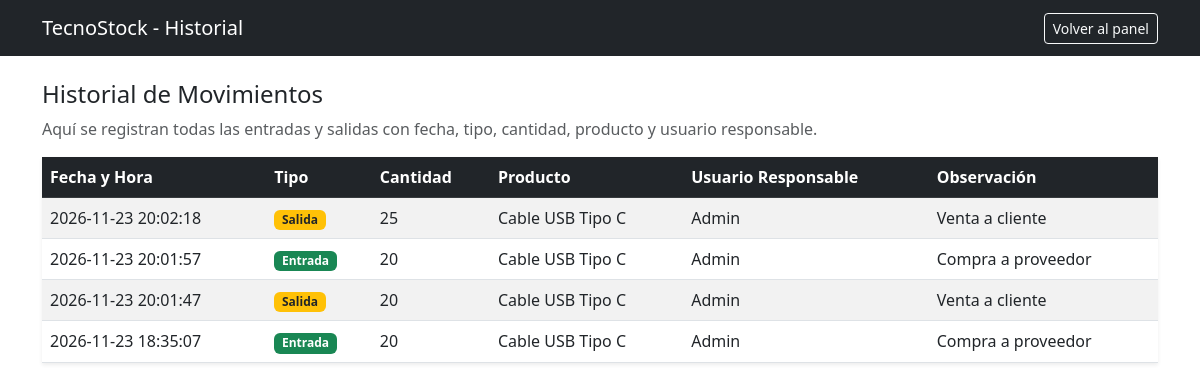
The app's page /historial.php (signed in) with its own data.
### tables this page shows
CREATE TABLE `movimientos` (
  `id_movimiento` int(11) NOT NULL,
  `fecha_hora` datetime DEFAULT current_timestamp(),
  `tipo` enum('entrada','salida') DEFAULT NULL,
  `cantidad` int(11) DEFAULT NULL CHECK (`cantidad` > 0),
  `observacion` varchar(255) DEFAULT NULL,
  `id_producto` int(11) DEFAULT NULL,
  `id_usuario` int(11) DEFAULT NULL
);

CREATE TABLE `productos` (
  `id_producto` int(11) NOT NULL,
  `codigo` varchar(20) DEFAULT NULL,
  `nombre` varchar(100) DEFAULT NULL,
  `descripcion` varchar(255) DEFAULT NULL,
  `precio` decimal(10,2) DEFAULT NULL CHECK (`precio` >= 0),
  `stock_actual` int(11) DEFAULT NULL CHECK (`stock_actual` >= 0),
  `stock_minimo` int(11) DEFAULT NULL CHECK (`stock_minimo` >= 0),
  `estado` tinyint(4) DEFAULT 1,
  `id_categoria` int(11) DEFAULT NULL
);

CREATE TABLE `usuarios` (
  `id_usuario` int(11) NOT NULL,
  `nombre` varchar(50) DEFAULT NULL,
  `correo` varchar(50) DEFAULT NULL,
  `clave` varchar(255) DEFAULT NULL,
  `estado` tinyint(4) DEFAULT 1
);

### historial.php (the view, shortened to what this page needs)
<?php
require 'conexion.php';
$sql = "SELECT m.*, p.nombre as producto, u.nombre as usuario
        FROM movimientos m
        LEFT JOIN productos p ON m.id_producto = p.id_producto
        LEFT JOIN usuarios u ON m.id_usuario = u.id_usuario
        ORDER BY m.fecha_hora DESC";
$stmt = $pdo->query($sql);
$movimientos = $stmt->fetchAll();
?>
<!DOCTYPE html>
<html lang="es">
<head>
    <link href="https://cdn.jsdelivr.net/npm/bootstrap@5.3.0/dist/css/bootstrap.min.css" rel="stylesheet">
</head>
<body>
<nav class="navbar navbar-dark bg-dark">
    <div class="container">
        <span class="navbar-brand">TecnoStock - Historial</span>
        <a href="index.php" class="btn btn-outline-light btn-sm">Volver al panel</a>
    </div>
</nav>
<div class="container mt-4">
    <h4>Historial de Movimientos</h4>
    <p class="text-muted">Aquí se registran todas las entradas y salidas con fecha, tipo, cantidad, producto y usuario responsable.</p>
    <table class="table table-striped table-hover bg-white shadow-sm">
        <thead class="table-dark">
            <tr>
                <th>Fecha y Hora</th>
                <th>Tipo</th>
                <th>Cantidad</th>
                <th>Producto</th>
                <th>Usuario Responsable</th>
                <th>Observación</th>
            </tr>
        </thead>
        <tbody>
            <?php if (count($movimientos) == 0): ?>
                <tr>
                    <td colspan="6" class="text-center">No hay movimientos registrados aún</td>
                </tr>
            <?php else: ?>
                <?php foreach ($movimientos as $m): ?>
                    <tr>
                        <td><?= $m['fecha_hora'] ?></td>
                        <td>
                            <?php if ($m['tipo'] == 'entrada'): ?>
                                <span class="badge bg-success">Entrada</span>
                            <?php else: ?>
                                <span class="badge bg-warning text-dark">Salida</span>
                            <?php endif; ?>
                        </td>
                        <td><?= $m['cantidad'] ?></td>
                        <td><?= $m['producto'] ?></td>
                        <td><?= $m['usuario'] ?></td>
                        <td><?= $m['observacion'] ?></td>
                    </tr>
                <?php endforeach; ?>
            <?php endif; ?>
        </tbody>
    </table>
</div>
</body>
</html>

### records on screen
movimientos: fecha_hora "2026-11-23 20:02:18", tipo "Salida", cantidad "25", id_producto.nombre "Cable USB Tipo C", id_usuario.nombre "Admin", observacion "Venta a cliente"
movimientos: fecha_hora "2026-11-23 20:01:57", tipo "Entrada", cantidad "20", id_producto.nombre "Cable USB Tipo C", id_usuario.nombre "Admin", observacion "Compra a proveedor"
movimientos: fecha_hora "2026-11-23 20:01:47", tipo "Salida", cantidad "20", id_producto.nombre "Cable USB Tipo C", id_usuario.nombre "Admin", observacion "Venta a cliente"
movimientos: fecha_hora "2026-11-23 18:35:07", tipo "Entrada", cantidad "20", id_producto.nombre "Cable USB Tipo C", id_usuario.nombre "Admin", observacion "Compra a proveedor"
